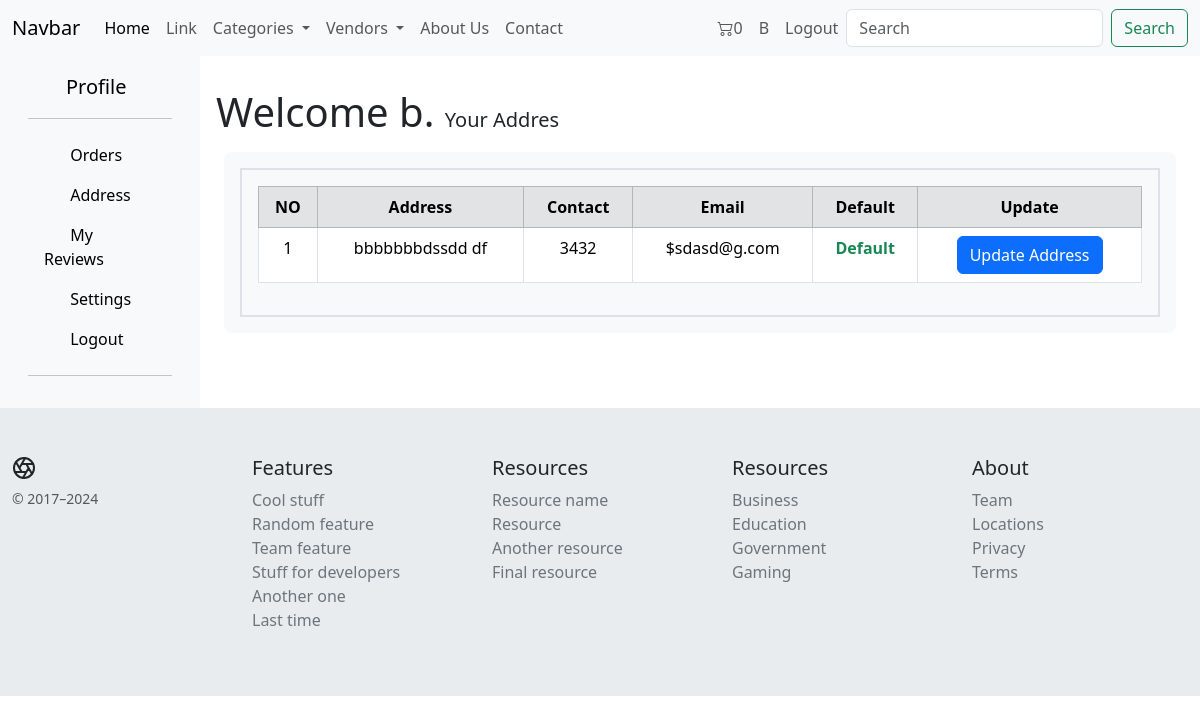
Before: /dashboard-address/ (signed in) with the older database file.
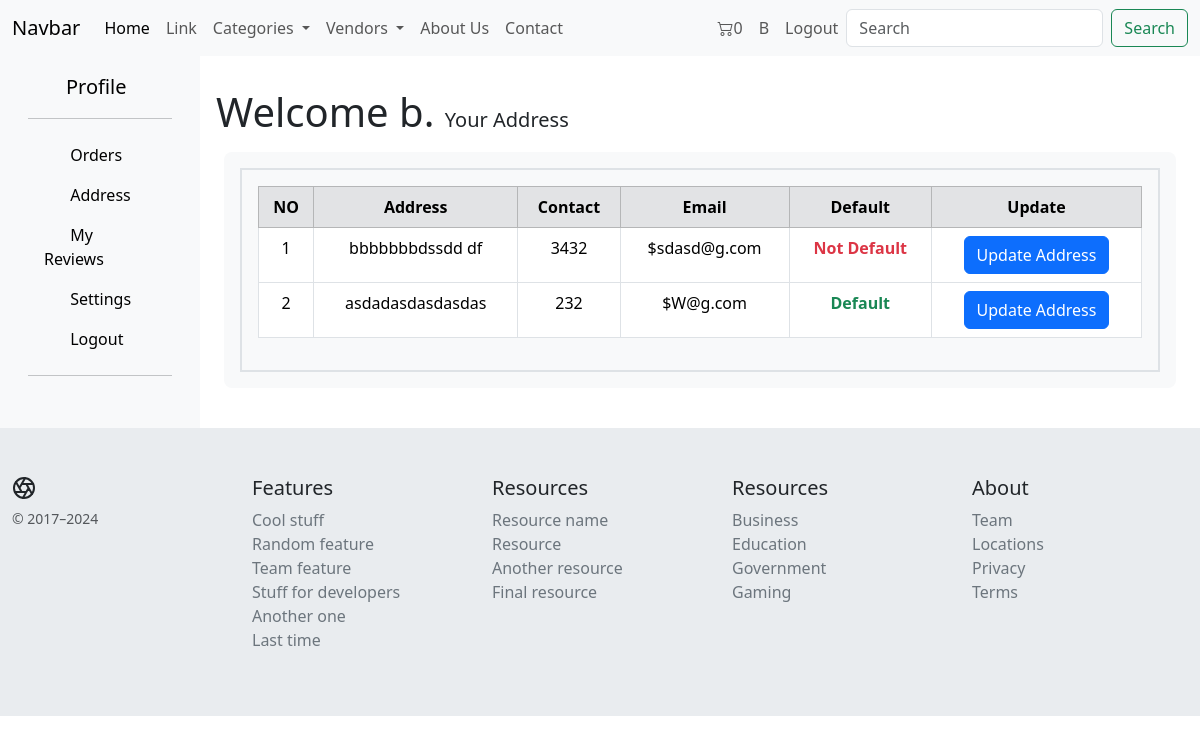
After: the same page with the newer database file.
### core/models.py (models this page shows, shortened)
class Address(models.Model):
    user = models.ForeignKey(
        customUser, on_delete=models.CASCADE)
    address = models.TextField()
    default_address = models.BooleanField(default=True)
    contact = models.CharField(max_length=20)
    email = models.EmailField()

### core/views.py (the view)
# urls.py: path('dashboard-address/', views.dashboard_address, name='dashboard-address'),
@login_required
def dashboard_address(request):
    address = Address.objects.filter(user=request.user)
    address_form = Address_Form()
    context = {
        'address': address,
        'address_form': address_form
    }
    return render(request, 'core/dashboard_address.html', context)

### core/forms.py
class Address_Form(forms.ModelForm):
    class Meta:
        model = Address
        fields = ['address', 'contact', 'email', 'default_address']
    address = forms.CharField(widget=forms.Textarea(attrs={
        'placeholder': 'Address',
        'class': 'form-area my-2 p-2 rounded rounded-3',
        'cols': 45,
        'rows': 6
    }))
    contact = forms.CharField(widget=forms.TextInput(attrs={
        'placeholder': 'Contact No:',
        'class': 'form-control my-2 py-2 rounded rounded-3'
    }))
    email = forms.CharField(widget=forms.EmailInput(attrs={
        'placeholder': 'e-Mail',
        'class': 'form-control my-2 py-2 rounded rounded-3'
    }))
    default_address = forms.BooleanField(widget=forms.CheckboxInput(attrs={
        'class': 'form-check-input',
    }), required=False)

### core/models.py (called while the page is built)
    def __str__(self):
        return self.title

    def __str__(self):
        return self.title

### userauth/models.py (called while the page is built)
    def __str__(self):
        return self.username

### templates/core/dashboard_address.html (shortened to what the changed rows need)
{% extends 'core/base.html' %} {% load static %} {% block content %}
<div class="container-fluid">
    <div class="row">
        <div class="col-xl-10 col-sm-12 col-md-9 col-lg-10 my-3 p-3">
            <div class="row">
                <div class="col-12">
                    <p class="display-6">Welcome {{request.user}}. <span class="lead">Your
                            Addres{{address|pluralize}}</span></p>
                    <div id="address-section" class="rounded rounded-3 bg-body-tertiary p-3 m-2">
                        <div class="border border-2 p-3 text-center">
                            <table class="table table-bordered table-hover">
                                <thead class="table-secondary">
                                    <tr>
                                        <th scope="col">NO</th>
                                        <th scope="col">Address</th>
                                        <th scope="col">Contact</th>
                                        <th scope="col">Email</th>
                                        <th scope="col">Default</th>
                                        <th scope="col">Update</th>
                                    </tr>
                                </thead>
                                <tbody>
                                    {% for i in address %}
                                    <tr>
                                        <td>{{ forloop.counter }}</td>
                                        <td>{{ i.address }}</td>
                                        <td>{{ i.contact }}</td>
                                        <td>${{ i.email }}</td>
                                        {% if i.default_address %}
                                        <td class="text-success fw-bold">Default</td>
                                        {%else%}
                                        <td class="text-danger fw-bold">Not Default</td>
                                        {%endif%}
                                        <td><a href="{% url 'core:dashboard-address_update' i.id %}"
                                                class="btn btn-primary btn-block">Update Address</a></td>
                                    </tr>
                                    {% endfor %}
                                </tbody>
                            </table>
                        </div>
                    </div>
                </div>
            </div>
        </div>
    </div>
</div>
{%endblock%}

Changed rows visible on the page:
changed Address "bbbbbbbdssdd df": default_address "Default" → "Not Default"
added Address: address "asdadasdasdasdas", contact "232", email "W@g.com", default_address "Default"
